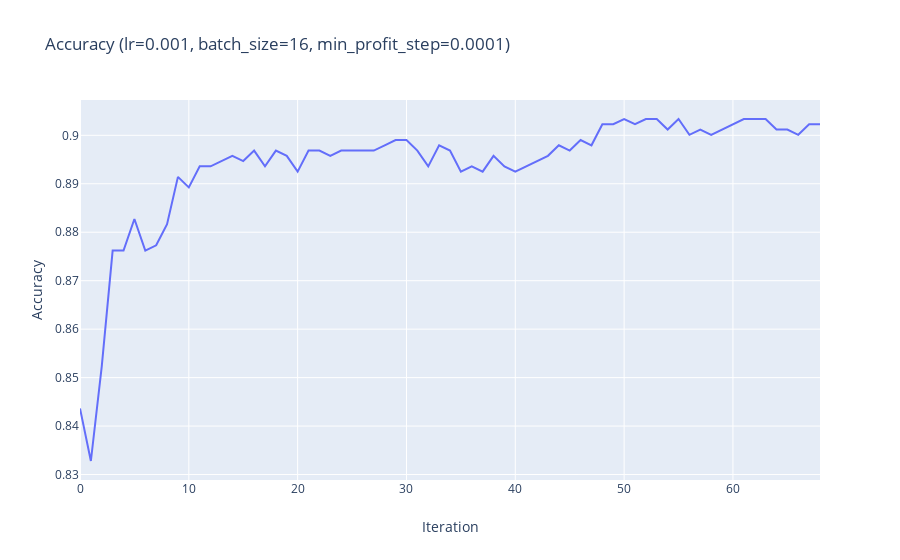

Here is the notebook cell this chart was saved with:
### Markdown cell above
Realized algorithm

### Code cell
lr=0.001
batch_size=16
min_profit_step=0.0001
logr = LogRegression(lr=lr, batch_size=batch_size, max_iterations=100, min_profit_step=min_profit_step)
accuracy_v = logr.fit(X_train, y_train, X_val, y_val)
print(f"Accuracy: {accuracy_score(logr.predict(X_val), y_val)}")
trace = go.Scatter(x=np.arange(len(accuracy_v)), y=accuracy_v)
fig = go.Figure(data=[trace], layout=go.Layout(title=f'Accuracy (lr={lr}, batch_size={batch_size}, min_profit_step={min_profit_step})'))
fig.update_xaxes(title_text="Iteration")
fig.update_yaxes(title_text="Accuracy")
iplot(fig)

### Figure 1 — Plotly figure (JSON) as saved in the notebook; plotly's stock layout.template omitted (floating-point values rounded to 4 significant figures)
{"data": [{"type": "scatter", "x": [0, 1, 2, 3, 4, 5, 6, 7, 8, 9, 10, 11, 12, 13, 14, 15, 16, 17, 18, 19, 20, 21, 22, 23, 24, 25, 26, 27, 28, 29, 30, 31, 32, 33, 34, 35, 36, 37, 38, 39, 40, 41, 42, 43, 44, 45, 46, 47, 48, 49, 50, 51, 52, 53, 54, 55, 56, 57, 58, 59, 60, 61, 62, 63, 64, 65, 66, 67, 68], "y": [0.8436, 0.8328, 0.8523, 0.8762, 0.8762, 0.8827, 0.8762, 0.8773, 0.8817, 0.8914, 0.8893, 0.8936, 0.8936, 0.8947, 0.8958, 0.8947, 0.8969, 0.8936, 0.8969, 0.8958, 0.8925, 0.8969, 0.8969, 0.8958, 0.8969, 0.8969, 0.8969, 0.8969, 0.8979, 0.899, 0.899, 0.8969, 0.8936, 0.8979, 0.8969, 0.8925, 0.8936, 0.8925, 0.8958, 0.8936, 0.8925, 0.8936, 0.8947, 0.8958, 0.8979, 0.8969, 0.899, 0.8979, 0.9023, 0.9023, 0.9034, 0.9023, 0.9034, 0.9034, 0.9012, 0.9034, 0.9001, 0.9012, 0.9001, 0.9012, 0.9023, 0.9034, 0.9034, 0.9034, 0.9012, 0.9012, 0.9001, 0.9023, 0.9023]}], "layout": {"title": {"text": "Accuracy (lr=0.001, batch_size=16, min_profit_step=0.0001)"}, "xaxis": {"title": {"text": "Iteration"}}, "yaxis": {"title": {"text": "Accuracy"}}}}
